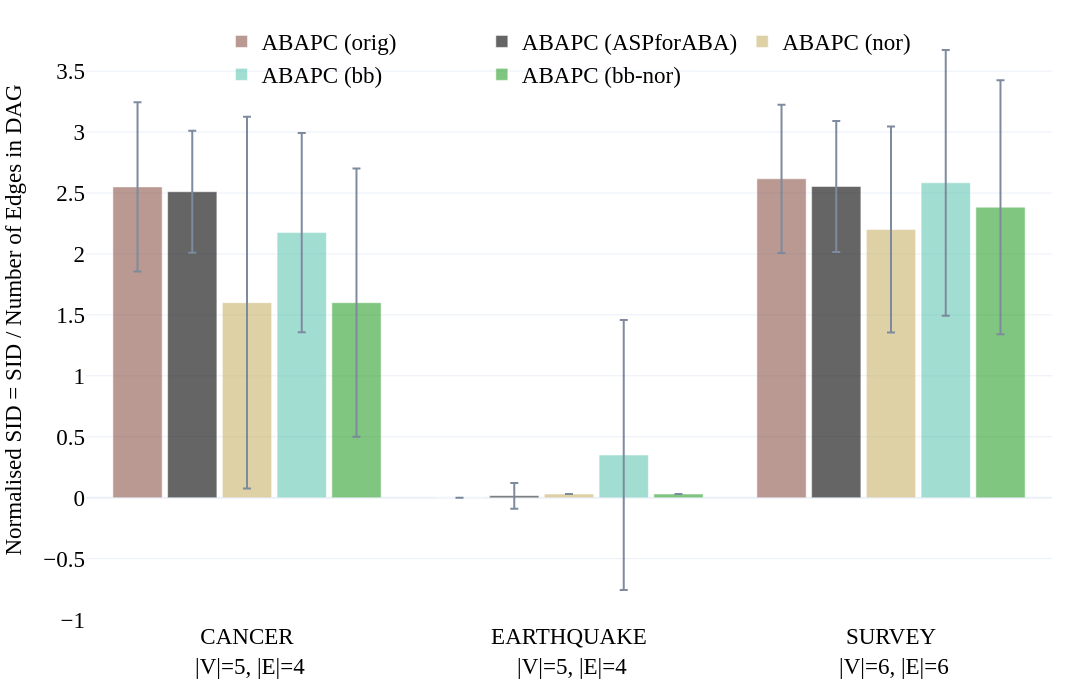

Notebook cell for this chart:
### Markdown cell above
## ABAPC Variant Comparison

Compare `ABAPC (orig)`, `ABAPC (ASPforABA)`, `ABAPC (nor)`, `ABAPC (bb)`, and `ABAPC (bb-nor)` on normalised SID for `cancer`, `earthquake`, and `survey`.

### Code cell
comparison_names_dict = {
    'abapc_orig': 'ABAPC (orig)',
    'pure_abapc': 'ABAPC (ASPforABA)',
    'abapc_nor': 'ABAPC (nor)',
    'abapc_bb': 'ABAPC (bb)',
    'abapc_bb_nor': 'ABAPC (bb-nor)',
}

comparison_colors_dict = {
    'abapc_orig': '#8c564b',
    'pure_abapc': 'black',
    'abapc_nor': sand_yellow,
    'abapc_bb': water_green,
    'abapc_bb_nor': leaf_green,
}

comparison_methods = ['abapc_orig', 'pure_abapc', 'abapc_nor', 'abapc_bb', 'abapc_bb_nor']
comparison_datasets = ['cancer', 'earthquake', 'survey']

def format_bnlearn_labels(frame):
    out = frame.copy()
    base = out['dataset'].astype(str).str.lower()
    out['dataset'] = (
        base.str.upper()
        + '<br> |V|=' + base.map(dags_nodes_map).astype(int).astype(str)
        + ', |E|=' + base.map(dags_arcs_map).astype(int).astype(str)
    )
    return out

orig_sid_df = load_abapc_orig_runtime().copy()
if len(orig_sid_df):
    orig_sid_df = orig_sid_df[orig_sid_df['dataset'].isin(comparison_datasets)].copy()
    orig_sid_df['model'] = 'ABAPC (orig)'
    orig_sid_df['p_SID_mean'] = orig_sid_df['SID_mean'].astype(float) / orig_sid_df['n_edges'].astype(float)
    orig_sid_df['p_SID_std'] = orig_sid_df['SID_std'].astype(float) / orig_sid_df['n_edges'].astype(float)
    orig_sid_df = format_bnlearn_labels(orig_sid_df)

asp_sid_df = load_aspforaba_runtime().copy()
if len(asp_sid_df):
    asp_sid_df = asp_sid_df[asp_sid_df['dataset'].isin(comparison_datasets)].copy()
    asp_sid_df['p_SID_mean'] = asp_sid_df['SID_mean'].astype(float) / asp_sid_df['n_edges'].astype(float)
    asp_sid_df['p_SID_std'] = asp_sid_df['SID_std'].astype(float) / asp_sid_df['n_edges'].astype(float)
    asp_sid_df = format_bnlearn_labels(asp_sid_df)

variant_sid_df = matched10_dag_all.copy()
if len(variant_sid_df):
    variant_sid_df = variant_sid_df[
        variant_sid_df['model'].isin(['ABAPC (nor)', 'ABAPC (bb)', 'ABAPC (bb-nor)'])
        & variant_sid_df['dataset'].astype(str).str.replace('<br>.*', '', regex=True).str.lower().isin(comparison_datasets)
    ].copy()

sid_compare_df = pd.concat([
    frame for frame in [orig_sid_df, asp_sid_df, variant_sid_df]
    if len(frame)
], ignore_index=True, sort=False)

if len(sid_compare_df):
    sid_compare_df = sid_compare_df.sort_values(['dataset', 'model']).reset_index(drop=True)
    sid_compare_methods = [
        comparison_names_dict[method] for method in comparison_methods
        if comparison_names_dict[method] in sid_compare_df['model'].unique()
    ]
    bar_chart_plotly(
        sid_compare_df, 'p_SID', comparison_names_dict, comparison_colors_dict, sid_compare_methods,
        save_figs=save_figs, font_size=23,
        output_name=str(REPO_ROOT / 'results/figs/Fig.bn_abapc_variants_sid_with_aspforaba.html'),
        debug=False
    )
    display(
        sid_compare_df[['dataset', 'model', 'elapsed_mean', 'p_SID_mean', 'p_SID_std']]
        .sort_values(['dataset', 'model'])
        .reset_index(drop=True)
    )
else:
    print('No ASPforABA-vs-ABAPC comparison data found.')

### Figure 1 — Plotly figure (JSON) as saved in the notebook; plotly's stock layout.template omitted (floating-point values rounded to 4 significant figures)
{"data": [{"error_y": {"array": [0.695, 0.0, 0.6083], "type": "data", "visible": true}, "marker": {"color": "#8c564b"}, "name": "ABAPC (orig)", "opacity": 0.6, "type": "bar", "x": ["CANCER<br> |V|=5, |E|=4", "EARTHQUAKE<br> |V|=5, |E|=4", "SURVEY<br> |V|=6, |E|=6"], "y": [2.55, 0.0, 2.617]}, {"error_y": {"array": [0.5, 0.105, 0.5367], "type": "data", "visible": true}, "marker": {"color": "black"}, "name": "ABAPC (ASPforABA)", "opacity": 0.6, "type": "bar", "x": ["CANCER<br> |V|=5, |E|=4", "EARTHQUAKE<br> |V|=5, |E|=4", "SURVEY<br> |V|=6, |E|=6"], "y": [2.51, 0.015, 2.553]}, {"error_y": {"array": [1.525, 0.0, 0.845], "type": "data", "visible": true}, "marker": {"color": "#c9b36b"}, "name": "ABAPC (nor)", "opacity": 0.6, "type": "bar", "x": ["CANCER<br> |V|=5, |E|=4", "EARTHQUAKE<br> |V|=5, |E|=4", "SURVEY<br> |V|=6, |E|=6"], "y": [1.6, 0.03, 2.2]}, {"error_y": {"array": [0.8175, 1.107, 1.09], "type": "data", "visible": true}, "marker": {"color": "#63c7b2"}, "name": "ABAPC (bb)", "opacity": 0.6, "type": "bar", "x": ["CANCER<br> |V|=5, |E|=4", "EARTHQUAKE<br> |V|=5, |E|=4", "SURVEY<br> |V|=6, |E|=6"], "y": [2.175, 0.35, 2.583]}, {"error_y": {"array": [1.1, 0.0, 1.042], "type": "data", "visible": true}, "marker": {"color": "#2ca02c"}, "name": "ABAPC (bb-nor)", "opacity": 0.6, "type": "bar", "x": ["CANCER<br> |V|=5, |E|=4", "EARTHQUAKE<br> |V|=5, |E|=4", "SURVEY<br> |V|=6, |E|=6"], "y": [1.6, 0.03, 2.383]}], "layout": {"bargap": 0.15, "bargroupgap": 0.1, "barmode": "group", "font": {"color": "black", "family": "Serif", "size": 23}, "height": 700, "hovermode": "x unified", "legend": {"bgcolor": "rgba(255,255,255,0)", "bordercolor": "rgba(255,255,255,0)", "orientation": "h", "x": 0.5, "xanchor": "center", "y": 1, "yanchor": "top"}, "margin": {"b": 80, "l": 40, "r": 40, "t": 20}, "width": 1600, "yaxis": {"title": {"font": {"size": 23}, "text": "Normalised SID = SID / Number of Edges in DAG"}}}}
